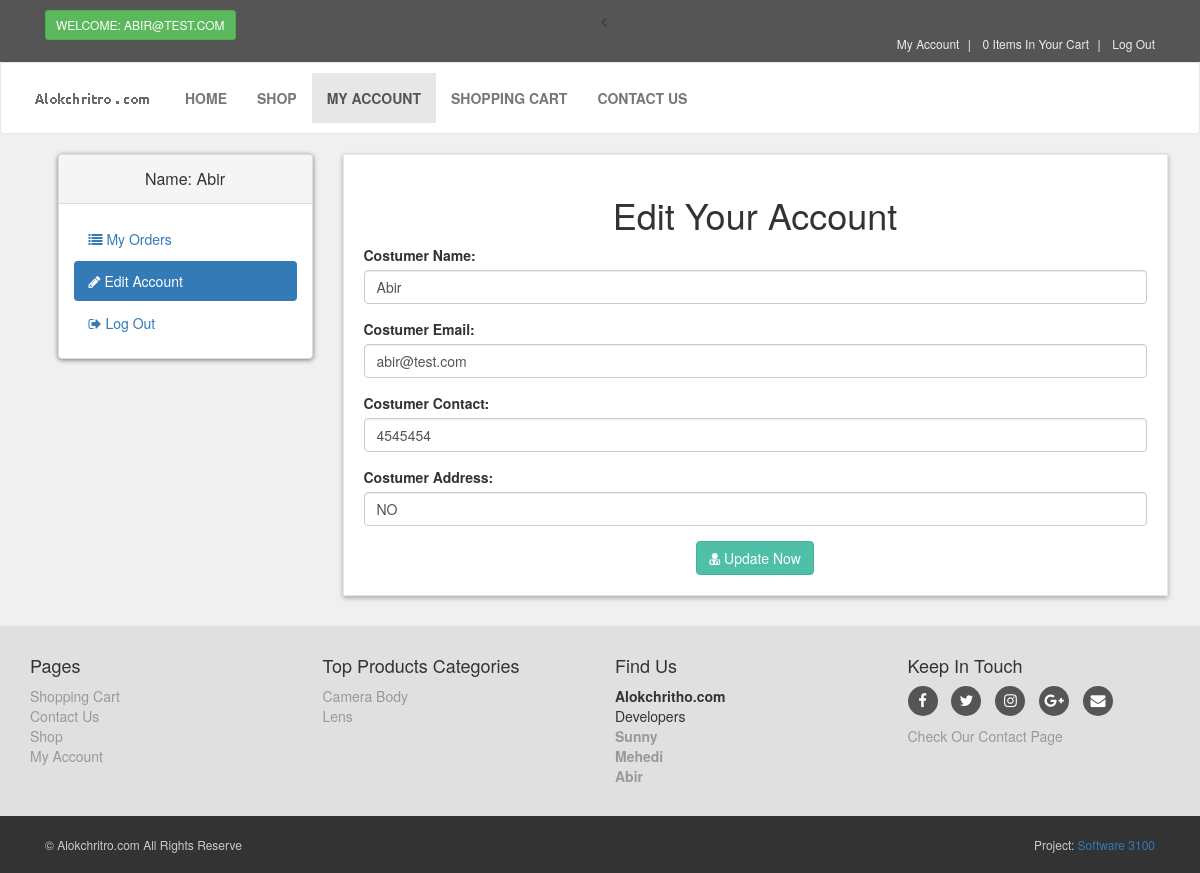
Page /customer/my_account.php?edit_account (signed in) on the committed database.
### tables this page shows
CREATE TABLE `customers` (
  `customer_id` int(10) NOT NULL,
  `customer_name` varchar(255) NOT NULL,
  `customer_email` varchar(255) NOT NULL,
  `customer_pass` varchar(255) NOT NULL,
  `customer_contact` varchar(255) NOT NULL,
  `customer_address` text NOT NULL,
  `customer_ip` varchar(100) NOT NULL
);

CREATE TABLE `product_categories` (
  `p_cat_id` int(10) NOT NULL,
  `p_cat_title` text NOT NULL,
  `p_cat_desc` text NOT NULL
);

### customer/edit_account.php (the view, shortened to what this page needs)
<?php
$customer_session = $_SESSION['customer_email'];
$get_customer = "select * from customers where customer_email='$customer_session'";
$run_customer = mysqli_query($con,$get_customer);
$row_customer = mysqli_fetch_array($run_customer);
$customer_name = $row_customer['customer_name'];
$customer_email = $row_customer['customer_email'];
$customer_contact = $row_customer['customer_contact'];
$customer_address = $row_customer['customer_address'];
?>
<h1 align="center"> Edit Your Account </h1>
<form action="" method="post" enctype="multipart/form-data">
    <div class="form-group">
        <label> Costumer Name: </label>
        <input type="text" name="c_name" class="form-control" value="<?php echo $customer_name; ?>" required>
    </div>
    <div class="form-group">
        <label> Costumer Email: </label>
        <input type="text" name="c_email" class="form-control" value="<?php echo $customer_email; ?>" required>
    </div>
    <div class="form-group">
        <label> Costumer Contact: </label>
        <input type="text" name="c_contact" class="form-control" value="<?php echo $customer_contact; ?>" required>
    </div>
    <div class="form-group">
        <label> Costumer Address: </label>
        <input type="text" name="c_address" class="form-control" value="<?php echo $customer_address; ?>" required>
    </div>
    <div class="text-center">
        <button name="update" class="btn btn-primary">
            <i class="fa fa-user-md"></i> Update Now
        </button>
    </div>
</form>

### customer/includes/sidebar.php
<div class="panel panel-default sidebar-menu">
    <div class="panel-heading">
        <?php
        $customer_session = $_SESSION['customer_email'];
        $get_customer = "select * from customers where customer_email='$customer_session'";
        $run_customer = mysqli_query($con,$get_customer);
        $row_customer = mysqli_fetch_array($run_customer);
        $customer_name = $row_customer['customer_name'];
        if(!isset($_SESSION['customer_email'])){
        }else{
            echo "
                <h3 class='panel-title' align='center'>
                    Name: $customer_name
                </h3>
            ";
        }
        ?>
    </div>
    <div class="panel-body">
        <ul class="nav-pills nav-stacked nav">
            <li class="<?php if(isset($_GET['my_orders'])){ echo "active"; } ?>">
                <a href="my_account.php?my_orders">
                    <i class="fa fa-list"></i> My Orders
                </a>
            </li>
            <li class="<?php if(isset($_GET['edit_account'])){ echo "active"; } ?>">
                <a href="my_account.php?edit_account">
                    <i class="fa fa-pencil"></i> Edit Account
                </a>
            </li>
            <li>
                <a href="logout.php">
                    <i class="fa fa-sign-out"></i> Log Out
                </a>
            </li>
        </ul>
    </div>
</div>

### customer/includes/footer.php (shortened to what this page needs)
<div id="footer">
    <div class="container">
        <div class="row">
            <div class="col-sm-6 col-md-3">
               <h4>Pages</h4>
                <ul>
                    <li><a href="cart.php">Shopping Cart</a></li>
                    <li><a href="contact.php">Contact Us</a></li>
                    <li><a href="shop.php">Shop</a></li>
                    <li><a href="customer/my_account.php">My Account</a></li>
                </ul>
            </div>
            <div class="com-sm-6 col-md-3">
                <h4>Top Products Categories</h4>
                <ul>
                    <?php
                        $get_p_cats = "select * from product_categories";
                        $run_p_cats = mysqli_query($con,$get_p_cats);
                        while($row_p_cats=mysqli_fetch_array($run_p_cats)){
                            $p_cat_id = $row_p_cats['p_cat_id'];
                            $p_cat_title = $row_p_cats['p_cat_title'];
                            echo "
                                <li>
                                    <a href='shop.php?p_cat=$p_cat_id'>
                                        $p_cat_title
                                    </a>
                                </li>
                            ";
                        }
                    ?>
                </ul>
            </div>
            <div class="col-sm-6 col-md-3">
                <h4>Find Us</h4>
                <p>
                    <strong>Alokchritho.com</strong>
                    <br/>Developers
					<br/><a href="https://www.facebook.com/shahedsunny17"><strong>Sunny</strong></a>
                    <br/><a href="https://www.facebook.com/mehedi.sarder.5"><strong>Mehedi</strong></a>
                    <br/><a href="https://www.facebook.com/lquqpgqr2"><strong>Abir</strong></a>
                </p>
            </div>
            <div class="col-sm-6 col-md-3">
                <h4>Keep In Touch</h4>
                <p class="social">
                    <a href="#" class="fa fa-facebook"></a>
                    <a href="#" class="fa fa-twitter"></a>
                    <a href="#" class="fa fa-instagram"></a>
                    <a href="#" class="fa fa-google-plus"></a>
                    <a href="#" class="fa fa-envelope"></a>
                </p>
                <a href="contact.php">Check Our Contact Page</a>
            </div>
        </div>
    </div>
</div>
<div id="copyright">
    <div class="container">
        <div class="col-md-6">
            <p class="pull-left">&copy; Alokchritro.com All Rights Reserve</p>
        </div>
        <div class="col-md-6">
            <p class="pull-right">Project: <a href="#">Software 3100</a></p>
        </div>
    </div>
</div>

### customer/styles/style.css (style rules this page uses)
body { font-size: 14px; line-height: 1.42857143; color: #333333; background: #f0f0f0; overflow-x: hidden; }
.btn-primary { color: rgb(255, 255, 255); background: rgb(79, 191, 168); border-color: rgb(65, 179, 156); }
#content .panel.sidebar-menu { box-sizing: border-box; box-shadow: 0px 1px 5px rgba(0, 0, 0, .5); }
#content .panel.sidebar-menu h3 { padding: 5px 0px; margin: 0px; }
#footer { background: #e0e0e0; padding: 20px 0; }
#footer a { color: #999999; padding: 0; text-decoration: none; }
#footer ul { list-style: none; padding-left: 0px; }
#footer .social { text-align: left; }
#footer .social a { margin: 0px 10px 0px 0px; display: inline-block; color: #ffffff; width: 30px; height: 30px; border-radius: 15px; line-height: 30px; font-size: 15px; text-align: center; vertical-align: bottom; background: #555555; text-decoration: none; }
#copyright { background: #333333; color: #cccccc; padding: 20px 0px; font-size: 12px; }
#copyright p { margin: 0px; }

### rows in the picture
customers: customer_name "Abir", c_name "Abir", c_email "abir@test.com", c_contact "4545454", c_address "NO"
product_categories: p_cat_title "Camera Body"
product_categories: p_cat_title "Lens"

### other values in the picture
$_SESSION['customer_email'] "ABIR@TEST.COM"
$count_items "0"
